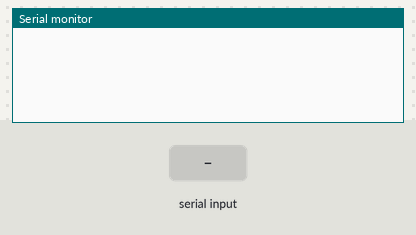
Recording of a sketch running on a simulated Arduino Uno, built with avr-gcc and run on an emulated ATmega328P. Shown: the last lines printed to the serial monitor. The test bench sets the inputs (shaded band).

Above: at 1.2 s.
1.3 s: "1\n" received over Serial
At 1.7 s:
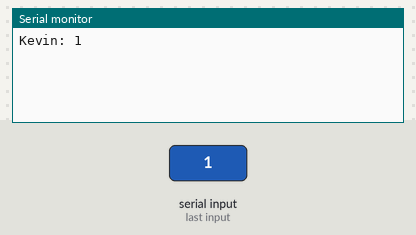
2.8 s: "1\n" received over the second serial link
At 3.9 s:
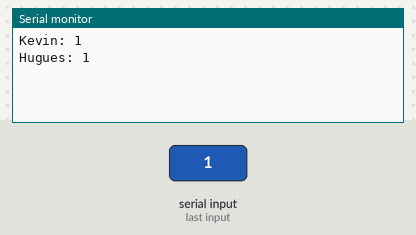
4.3 s: "0\n" received over Serial
At 5.2 s:
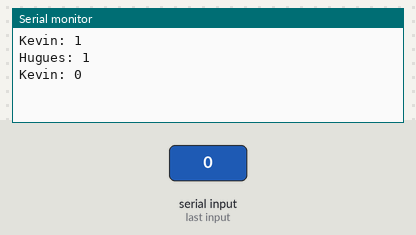
5.8 s: "0\n" received over the second serial link
At 6.2 s:
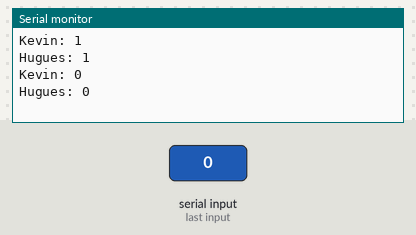

Measured:
- after the input at 1.3 s, the serial monitor: prints a new line at once (image 1)
- after the input at 2.8 s, the serial monitor: prints a new line at once (image 2)
- after the input at 4.3 s, the serial monitor: prints a new line at once (image 3)
- after the input at 5.8 s, the serial monitor: prints a new line at once (image 4)

The sketch:

sketch_jan25a.ino
```cpp
#include <SoftwareSerial.h>
SoftwareSerial mySerial(2, 3);
void setup() {
  Serial.begin(9600);
  mySerial.begin(9600);
}
void loop() {
  if (mySerial.available()) {
    String receivedMessage = mySerial.readStringUntil('\n');
    Serial.println("Hugues: " + receivedMessage);
  }
  if (Serial.available()) {
    String userInput = Serial.readStringUntil('\n');
    mySerial.println(userInput);
    Serial.println("Kevin: " + userInput);
  }
}
```
